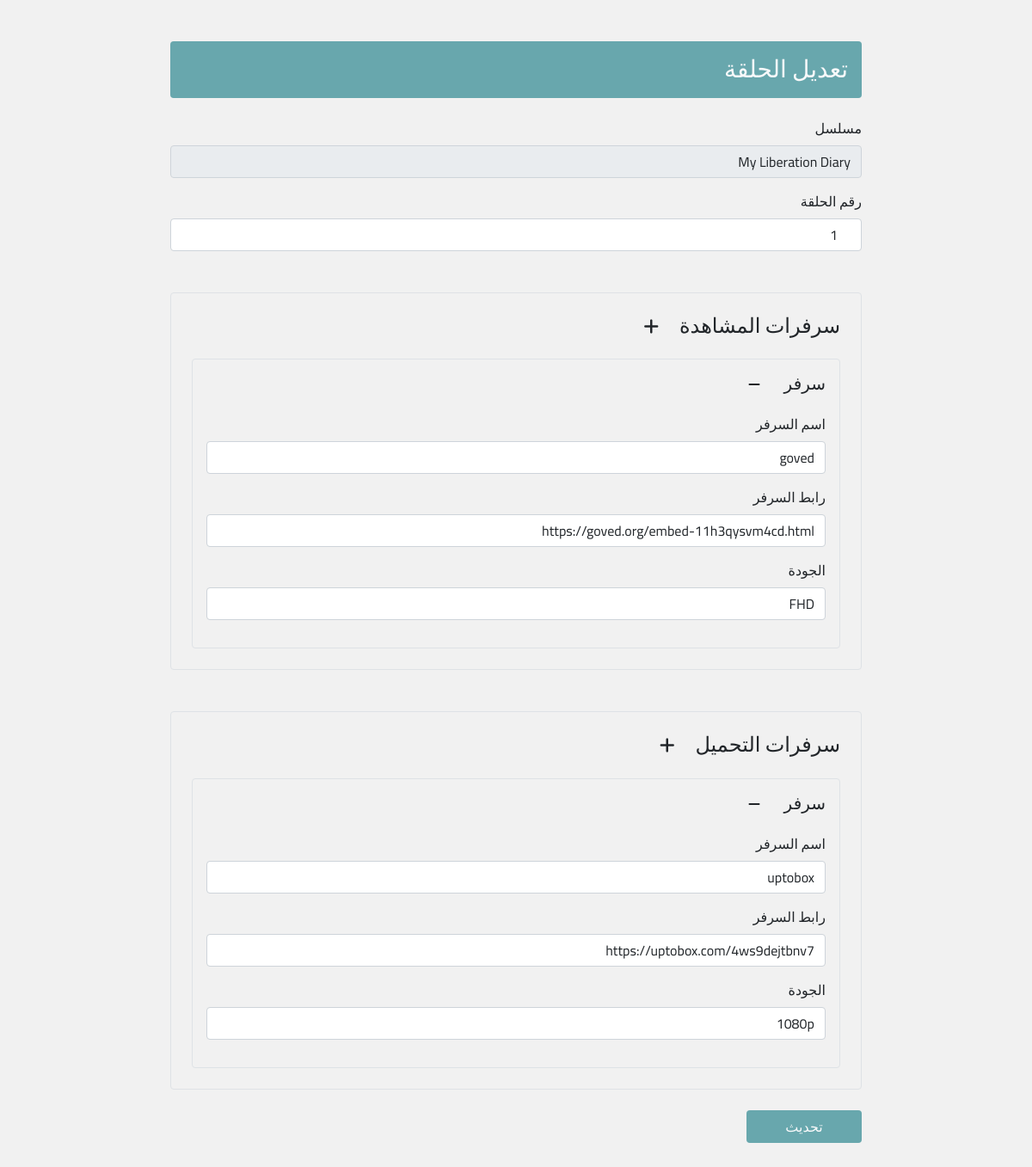
/admin-panel/updateEp.php?id=52&season=1&epiNum=1, run on the app's committed database.
### tables this page shows
CREATE TABLE `episode` (
  `epi_id` int(11) NOT NULL,
  `serie_id` int(11) DEFAULT NULL,
  `season_id` int(11) DEFAULT NULL,
  `seasonNum` int(11) DEFAULT NULL,
  `epiNum` int(11) DEFAULT NULL,
  `streamServ` varchar(1000) DEFAULT NULL,
  `downloadServ` varchar(1000) DEFAULT NULL
);

CREATE TABLE `serie` (
  `serie_id` int(11) NOT NULL,
  `name` varchar(64) DEFAULT NULL,
  `category` varchar(100) DEFAULT NULL,
  `rate` varchar(4) DEFAULT NULL,
  `prodYear` date DEFAULT NULL,
  `trailler` varchar(100) DEFAULT NULL,
  `description` varchar(350) DEFAULT NULL,
  `poster` varchar(160) DEFAULT NULL,
  `quality` varchar(24) DEFAULT NULL
);

### admin-panel/updateEp.php (the view, shortened to what this page needs)
<?php
include "../config.php";
$i = $_GET['id'];
$s = $_GET['season'];
$ep = $_GET['epiNum'];
$sql = "SELECT * FROM episode INNER JOIN serie ON episode.serie_id = serie.serie_id WHERE episode.serie_id = ? AND episode.seasonNum = ? AND episode.epiNum = ?";
$info = $conn->prepare($sql);
$info->execute([$i, $s, $ep]);
$result = $info->fetch();
$streamServ = json_decode($result['streamServ'], true);
$downloadServ = json_decode($result['downloadServ'], true);
?>
<!DOCTYPE html>
<html lang="ar" dir="rtl">
<head>
  <link rel="stylesheet" href="https://cdn.jsdelivr.net/npm/bootstrap@5.1.3/dist/css/bootstrap.rtl.min.css" />
  <link href="https://cdnjs.cloudflare.com/ajax/libs/font-awesome/6.1.1/css/all.min.css" rel="stylesheet" />
</head>
<body>
  <div class="mt-5 text-capitalize pb-5 px-5 w-75 mx-auto" id="episode">
          <h3 class="bg-first p-3 rounded text-light">تعديل الحلقة</h3>
          <label for="epForSerie" class="form-label" >مسلسل</label>
          <input class="form-control" type="text" placeholder="مسلسل" readonly value="<?php echo $result['name']?>"/>
          <label for="epNum" class="form-label">رقم الحلقة</label>
          <input class="form-control text-start epNum" type="number" value="<?php echo $result['epiNum']?>"/>
          <div class="mt-5 border rounded p-4">
            <h4 class="d-inline-block me-4">سرفرات المشاهدة</h4><i class="fa-solid fa-plus h5 cursor-pointer" id="add-stream-server"></i>
            <div id="stream-servers">
                <?php for ($i = 0; $i < count($streamServ); $i++) {?>
              <div class="mt-3 border rounded p-3 server">
                  <h5 class="d-inline-block me-4">سرفر </h5>
                  <i class="fa-solid fa-minus cursor-pointer remove-this"></i>
                <div class="mb-3">
                  <label class="form-label">اسم السرفر</label>
                  <input type="text" class="form-control" value="<?php echo $streamServ[$i]['name']?>">
                  <label class="form-label">رابط السرفر</label>
                  <input type="text" class="form-control" value="<?php echo $streamServ[$i]['link']?>">
                  <label class="form-label">الجودة</label>
                  <input type="text" class="form-control" value="<?php echo $streamServ[$i]['quality']?>">
                </div>
              </div>
              <?php } ?>
            </div>
          </div>
          <div class="mt-5 border rounded p-4">
            <h4 class="d-inline-block me-4">سرفرات التحميل</h4><i class="fa-solid fa-plus h5 cursor-pointer" id="add-download-server"></i>
            <div id="download-servers">
            <?php for ($i = 0; $i < count($downloadServ); $i++) {?>
              <div class="mt-3 border rounded p-3 server">
                <h5 class="d-inline-block me-4">سرفر</h5>
                <i class="fa-solid fa-minus cursor-pointer remove-this"></i>
                <div class="mb-3">
                  <label for="server1" class="form-label">اسم السرفر</label>
                  <input type="text" class="form-control" value="<?php echo $downloadServ[$i]['name']?>">
                  <label for="server1" class="form-label">رابط السرفر</label>
                  <input type="text" class="form-control" value="<?php echo $downloadServ[$i]['link']?>">
                  <label class="form-label">الجودة</label>
                  <input type="text" class="form-control" value="<?php echo $downloadServ[$i]['quality']?>">
                </div>
              </div>
              <?php } ?>
            </div>
          </div>
          <div class="mt-4">
            <button class="btn bg-first text-light col-2" id="updateEp">تحديث</button>
          </div>
        </div>
</body>
</html>

### data on the page
episode: serie.name "My Liberation Diary", epiNum "1", streamServ "goved", streamServ "https://goved.org/embed-11h3qysvm4cd.html", streamServ "FHD", downloadServ "uptobox", downloadServ "https://uptobox.com/4ws9dejtbnv7", downloadServ "1080p"
